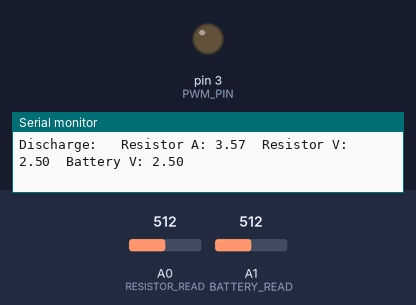
Bench run of a sketch on a simulated Arduino Uno, built with avr-gcc and run on an emulated ATmega328P. Parts: output pins drawn as LEDs (lit = HIGH), the last lines printed to the serial monitor. Inputs (shaded band) come from the test bench; at power-on: A1 (BATTERY_READ) = 512, A0 (RESISTOR_READ) = 512.

Above: at 1.3 s.
1.4 s: A1 (BATTERY_READ) set to 671
5.9 s: A1 (BATTERY_READ) set to 703
At 10.3 s:
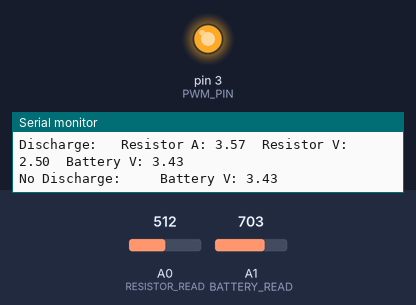
10.4 s: A1 (BATTERY_READ) set to 511
At 11.3 s:
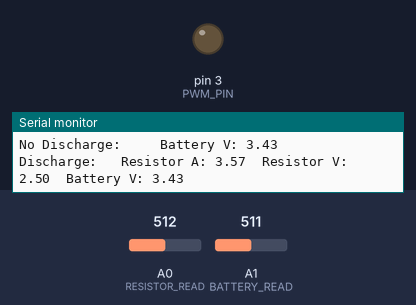
Timing chart, 0 to 13.4 s (numbered marks = the images above; inputs shaded):
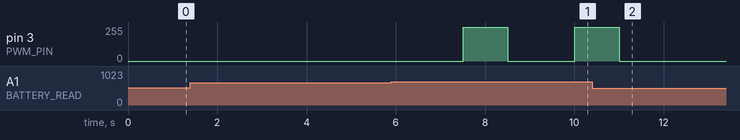

The sketch:

constant_current.ino
```cpp
// Code for battery tester.
// This tester is designed to charge/discharge the battery multiple times in order to make useful battery discharge curves.

#define PWM_PIN 3
#define RESISTOR_READ A0
#define BATTERY_READ A1

const double RESISTOR_VALUE = 0.7;

void setup() {
  pinMode(PWM_PIN, OUTPUT);
  Serial.begin(9600);
}

void loop() {
  double batVolt = readBatteryVoltage();
  if((batVolt > 3.35)) {
    setCurrent(10); //set to 4A
  }
  delay(500);
  Serial.print("Discharge: \t");
  Serial.print("Resistor A: ");
  Serial.print(readResistorCurrent());
  Serial.print("\tResistor V: ");
  Serial.print(readResistorVoltage());
  Serial.print("\tBattery V: ");
  Serial.println(batVolt);

  delay(500);

  setCurrent(0); //set to 0V

  delay(1500); //Need time for the voltage on the battery to recover after the heavy current draw

  Serial.print("No Discharge: \t");
  Serial.print("\tBattery V: ");
  Serial.println(readBatteryVoltage());
}

/* Needed functions:
 *  - read the current
 *  - read the battery voltage
 *  - make sure the battery voltage is at a safe level
 *  -
 */

 double readResistorVoltage(){
  return analogRead(RESISTOR_READ)*5.0/1024;
 }

 double readResistorCurrent(){
  return readResistorVoltage() / RESISTOR_VALUE;
 }

 double readBatteryVoltage(){
  return analogRead(BATTERY_READ)*5.0/1024;
 }

 void setCurrent(double current){
  setPWMVoltage(current * 1); // This function needs testing! Coefficient needs to be changed
 }

 void setPWMVoltage(double voltage){
  analogWrite(PWM_PIN, (voltage * 255 / 5));
 }
```

Measured:
- the behaviour switches between 686 and 687 on A1 (BATTERY_READ) (found by bisection; images 0 and 1)
- after the input at 5.9 s, pin 3 (PWM_PIN): 0/255 → 254/255 after 1.6 s, → 0/255 1.0 s later, → 254/255 1.5 s later
- after the input at 10.4 s, pin 3 (PWM_PIN): goes on until 11.0 s, then stays 0/255
